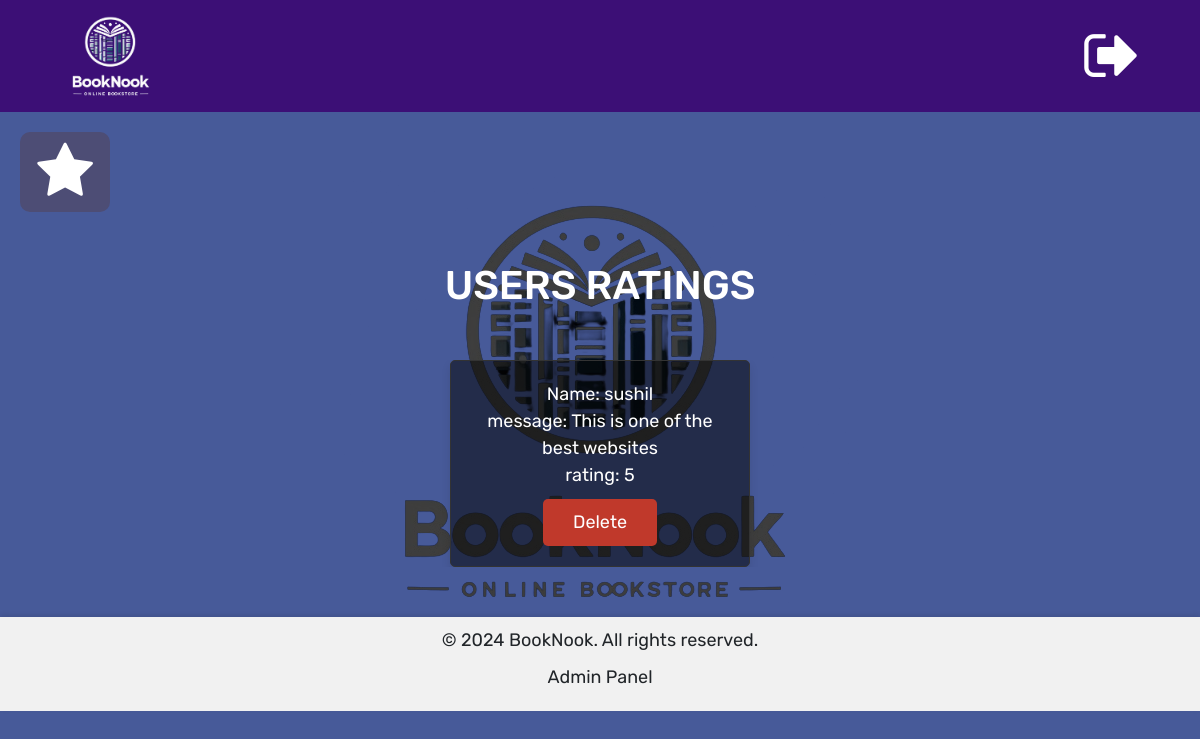
The app's page /admin/ratings.php (signed in), older data.
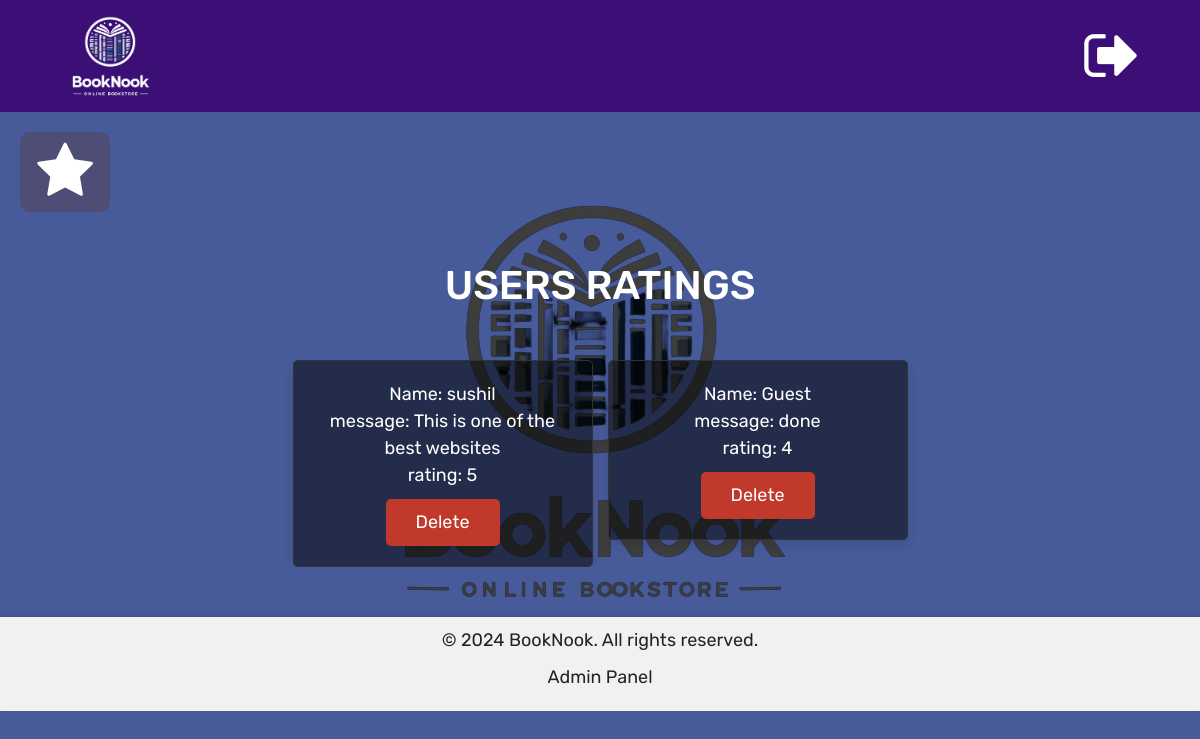
The same page, newer data.
### tables this page shows
CREATE TABLE `reviews` (
  `id` int(11) NOT NULL,
  `user_id` int(11) NOT NULL,
  `user_name` varchar(255) NOT NULL,
  `review_text` varchar(255) NOT NULL,
  `rating` int(11) NOT NULL,
  `review_image` varchar(255) NOT NULL
);

### admin/ratings.php (the view, shortened to what this page needs)
<?php
            include "./adminHeader.php";
            include_once "config/dbconnect.php";
?>
<!DOCTYPE html>
<html>
<head>
  <head>
    <link rel="stylesheet" href="https://cdn.jsdelivr.net/npm/bootstrap@4.0.0/dist/css/bootstrap.min.css">
        <link rel="stylesheet" href="https://cdnjs.cloudflare.com/ajax/libs/font-awesome/4.7.0/css/font-awesome.min.css">
       <link rel="stylesheet" href="assets/css/style.css"></link>
       <link rel="stylesheet" href="admin_style.css"></link>
</head>
<body>
  <div id="main">
    <button class="openbtn" onclick="openNav();" style="width:90px; border-radius:10px;"><i class="fa fa-star" style="font-size:60px;"></i></button>
  </div>
  <section class="add-products">
   <h1 class="title">Users Ratings</h1>
  </section>
<section class="show-products">
<div class="box-container">
   <?php
      $select_users = mysqli_query($conn, "SELECT * FROM `reviews`") or die('query failed');
      if(mysqli_num_rows($select_users) > 0){
         while($fetch_users = mysqli_fetch_assoc($select_users)){
   ?>
   <div class="box-users">
       <div class="name"><?php echo "Name: ", $fetch_users['user_name']; ?></div>
       <div class="name"><?php echo "message: ", $fetch_users['review_text']; ?></div>
       <div class="name"><?php echo "rating: ", $fetch_users['rating']; ?></div>
      <a href="ratings.php?delete=<?php echo $fetch_users['id']; ?>" class="delete-btn" onclick="return confirm('delete this rating?');">delete</a>
   </div>
   <?php
      }
   }else{
      echo '<p class="empty">No ratings added yet!</p>';
   }
   ?>
</div>
</section>
    <div class="footer">
        <?php include 'adminfooter.php' ?>
    </div>
</body>
</html>

Row changes from the older to the newer data that the page shows:
added reviews: user_name "Guest", review_text "done", rating "4"
